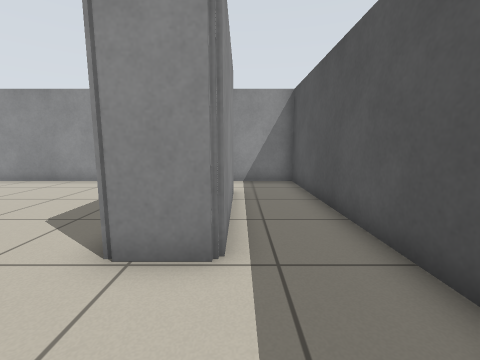
View 1 (above)

16 first-person views from a walk through a world built for the Player/Stage simulator. The camera is 0.78 m above the floor, tilts 8° down and sees 90° across. Floor lines are 1 m apart. The floor is counted in squares, 0.5 m on a side. Each view is taken from the middle of a square. On the plan, view 1 faces up. The plan holds only what a view shows up to about 13 squares ahead; the rest is blank. The robots in the file are not drawn.

View 2
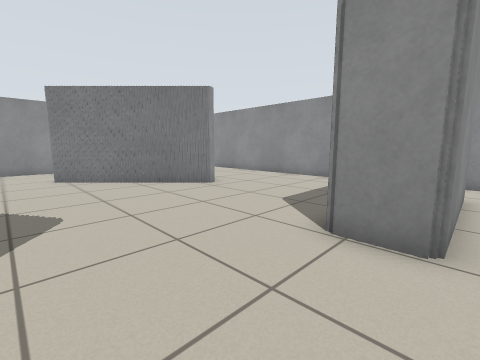

View 3
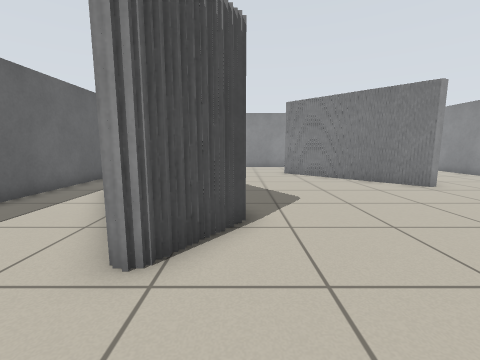

View 4
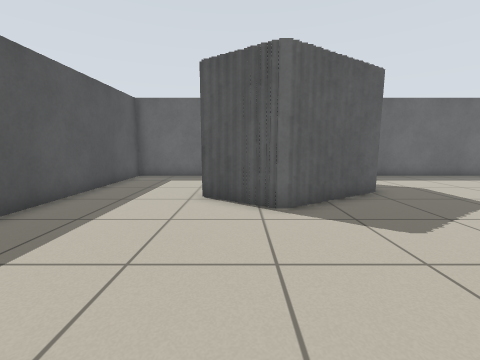

View 5
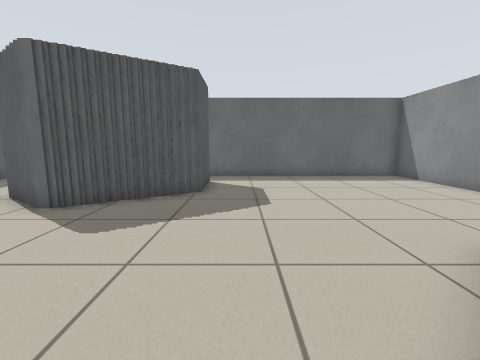

View 6
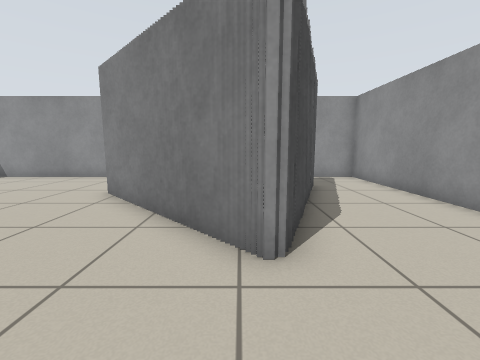

View 7
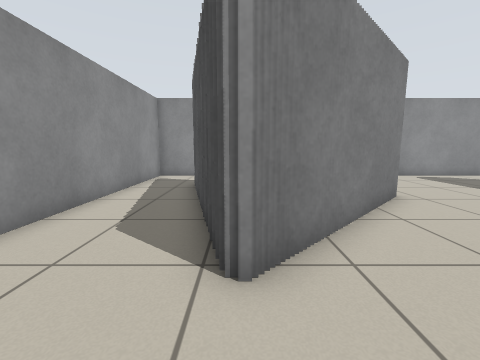

View 8
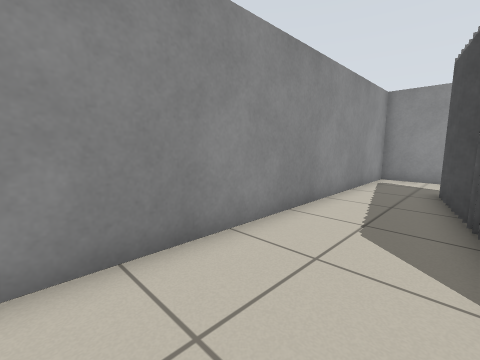

View 9
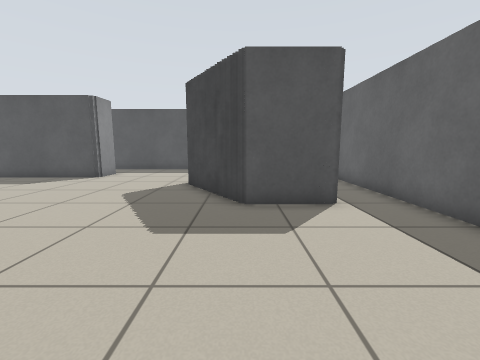

View 10
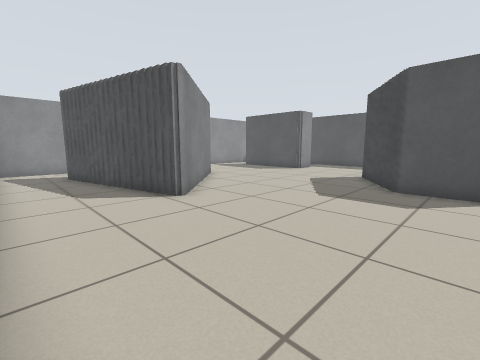

View 11
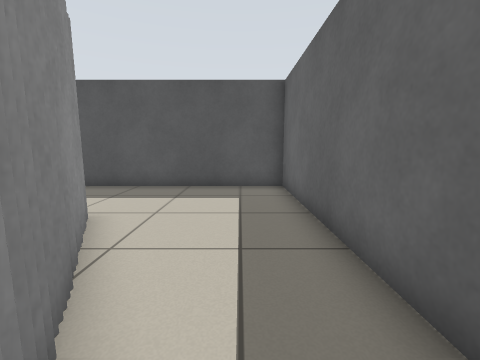

View 12
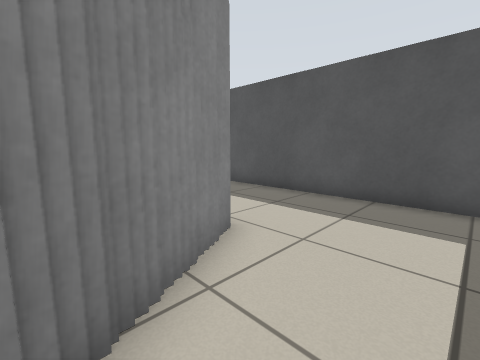

View 13
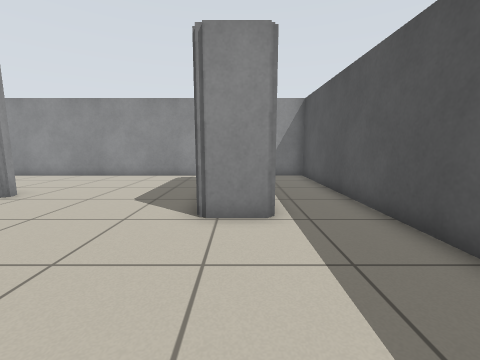

View 14
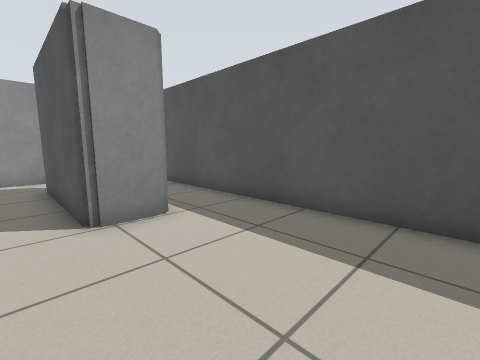

View 15
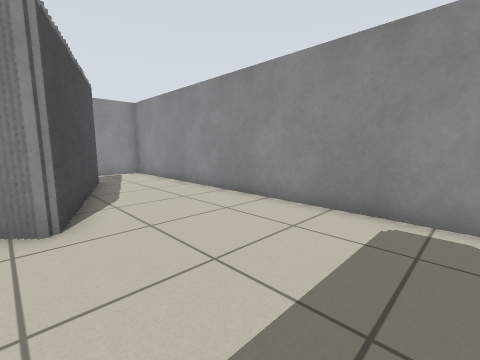

View 16
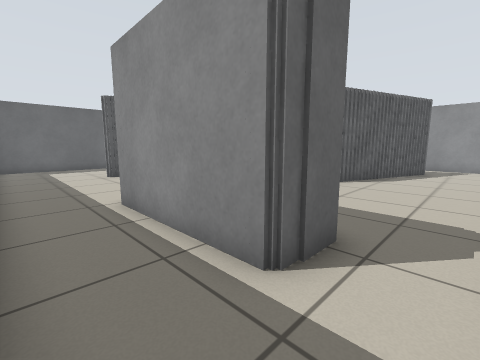

### Floor plan
Points are (right, up) in squares from view 1. A wall is a line through its corners. A room is listed if a view was taken in it or the views show most of it. See-through windows are left out.
Room 1 (views 1, 2, 3, 4, 5, 6, 7, 8, 9, 10, 11, 12, 13, 14, 15, 16)
walls: (-9.8, 3.6) (-10.2, 3.6); (-10.8, 2.5) (-11.2, 2.5); (-11.5, 1.8) (-12, 1.8); (-9.4, 4.4) (-9.4, 3.9) (-10.1, 3.9) (-10.1, 3.2); (-12.1, 1.2) (-12.6, 1.2); (-6, -2.8) (-5.2, -2.8); (-5.4, -2.5) (-4.8, -2.5); (-4.9, -2.1) (-4.4, -2.1); (-6.5, -3.2) (-5.9, -3.2); (-12.5, 0.7) (-13.3, 0.7) (-13.3, 1.9); (-6.9, -3.4) (-6.4, -3.4); (-4.5, -1.9) (-3.6, -1.9); (-7.4, -3.6) (-6.8, -3.6); (-9.1, 5.8) (-8.2, 5.8) (-8.2, 4.9) (-8.9, 4.9); (-9.5, 6) (-9, 6); (-3.8, -2.1) (-3.2, -2.1); (-10, 6.1) (-9.4, 6.1); (-13.5, 1.8) (-13.5, 2.9); (-3.4, -2.5) (-2.8, -2.5); (-10.6, 6.4) (-9.9, 6.4); (-13.8, 2.8) (-13.8, 4.2); (-11.1, 6.5) (-10.5, 6.5); (-2, 3.1) (-2, 8.4) (-0.2, 8.4) (-0.2, 3.1) (-2, 3.1); (-2.9, -2.8) (-2.4, -2.8); (-11.5, 6.7) (-11, 6.7); (-14.1, 4.1) (-14.1, 5.2); (-2.5, -3.2) (-1.9, -3.2) (-1.9, -3.8) (-2.5, -3.8); (-12, 6.9) (-11.4, 6.9); (-5.4, -5.7) (-6, -5.7); (-4.5, -5.3) (-5.1, -5.3); (-3.9, -5) (-4.6, -5); (-3.4, -4.7) (-4, -4.7); (-2.5, -4.2) (-3, -4.2); (-14.4, 5.1) (-14.4, 6.6); (-12.6, 7.1) (-11.9, 7.1); (-7.7, -6.8) (-7.7, -4) (-7.2, -4); (-13.1, 7.3) (-12.5, 7.3); (-13.5, 7.4) (-13, 7.4); (-14.8, 6.5) (-14.8, 7.9); (-14, 7.6) (-13.4, 7.6); (-14.4, 7.7) (-13.9, 7.7); (-17.3, -8.7) (2.3, -8.7) (2.3, 10.8) (-17.3, 10.8) (-17.3, -8.7)

Positions as (right, up) in squares from view 1, and headings:
1: (0, 0), facing up
2: (0, -1), facing up-left
3: (1, -2), facing left
4: (-3, 4), facing down
5: (-9, 4), facing down
6: (-5, 5), facing left
7: (-13, -2), facing up
8: (-14, -2), facing up-left
9: (-14, -4), facing right
10: (-17, -6), facing up-right
11: (-7, -7), facing right
12: (-5, -7), facing up-right
13: (-1, -2), facing up
14: (-3, -2), facing up-right
15: (-3, 5), facing up-left
16: (2, 10), facing down-left
